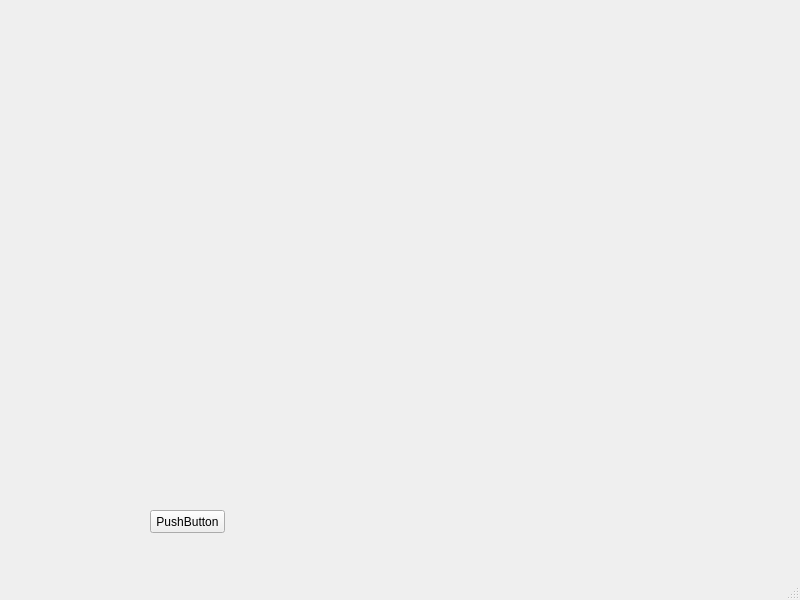
<?xml version="1.0" encoding="UTF-8"?>
<ui version="4.0">
 <class>MainWindow</class>
 <widget class="QMainWindow" name="MainWindow">
  <property name="geometry">
   <rect>
    <x>0</x>
    <y>0</y>
    <width>800</width>
    <height>600</height>
   </rect>
  </property>
  <property name="windowTitle">
   <string>MainWindow</string>
  </property>
  <widget class="QWidget" name="centralwidget">
   <widget class="QPushButton" name="pushButton">
    <property name="geometry">
     <rect>
      <x>150</x>
      <y>510</y>
      <width>75</width>
      <height>23</height>
     </rect>
    </property>
    <property name="text">
     <string>PushButton</string>
    </property>
   </widget>
   <widget class="QWidget" name="gridLayoutWidget">
    <property name="geometry">
     <rect>
      <x>40</x>
      <y>30</y>
      <width>691</width>
      <height>451</height>
     </rect>
    </property>
    <layout class="QGridLayout" name="gridLayout"/>
   </widget>
  </widget>
  <widget class="QMenuBar" name="menubar">
   <property name="geometry">
    <rect>
     <x>0</x>
     <y>0</y>
     <width>800</width>
     <height>21</height>
    </rect>
   </property>
  </widget>
  <widget class="QStatusBar" name="statusbar"/>
 </widget>
 <resources/>
 <connections/>
</ui>
